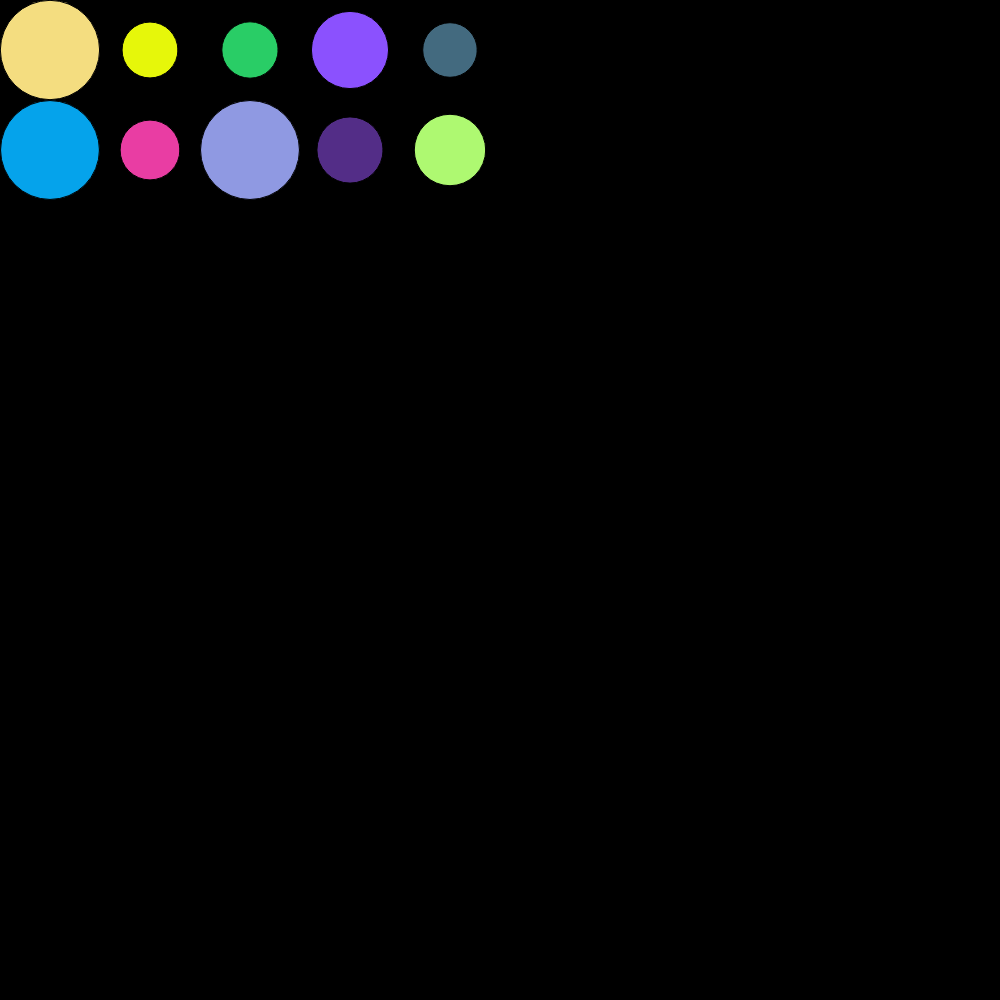
Frame 1 (no input)
Frame 60 (no input): identical to frame 1, image omitted
Frame 120 (the mouse pressed at the canvas centre since frame 60): identical to frame 1, image omitted

The p5.js sketch that drew this single still picture (run headless with seeded random() and noise() and a simulated clock; from frame 60 on, the mouse is pressed at the canvas centre):

// p5.js sketch
// ── sketch.js
let objects =[];
const lenObjects = 10;

function setup()
{
   createCanvas(1000, 1000);
   for(let i = 0; i < lenObjects; i++)
    // posX: 20 - начальная позиция откуда начинаем отрисовку элементов
    // i + 1 - сдвиг на 1 для корректного отображения элементов в строке
    // % 5 - определяет сколько элементов будет в строке
    // * 20 - расстояние между центрами двух элементов 
    // posY: все точно так-же за исключением Math.floor(). 
    // Math.floor() округляет результат деления до целочисленного при этом в округляет в меньшую сторону
    // Math.floor(i / 5) = i // 5
    objects.push({
        posX: 50 + ((i + 1) % 5) * 100, 
        posY: 50 + Math.floor(i / 5) * 100,
        color: color(Math.random() * 255, Math.random() * 255, Math.random() * 255),
        radius: 50 + Math.random() * 50
    });
    
}



function draw()
{
    background(0);
   
    for(let i = 0; i < objects.length; i++)
    {
        fill(objects[i].color);
        ellipse(objects[i].posX, objects[i].posY, objects[i].radius);
    }
}
